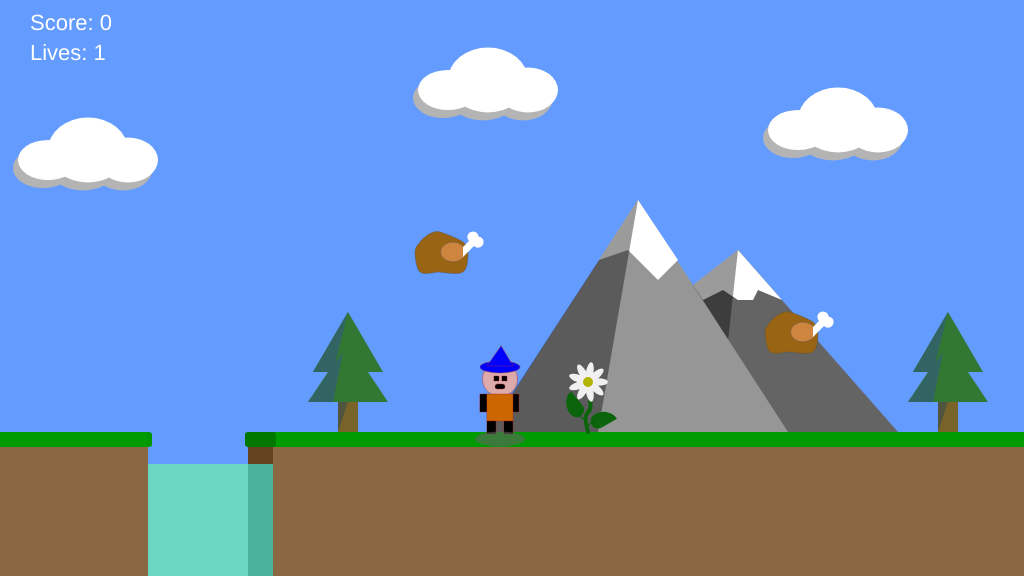
Frame 1 (no input)
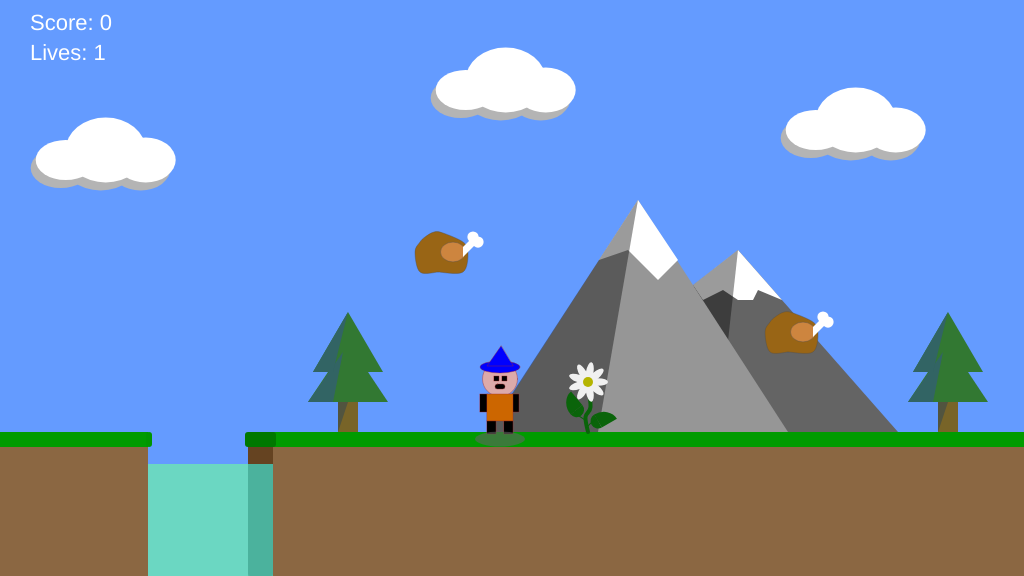
Frame 60 (no input)
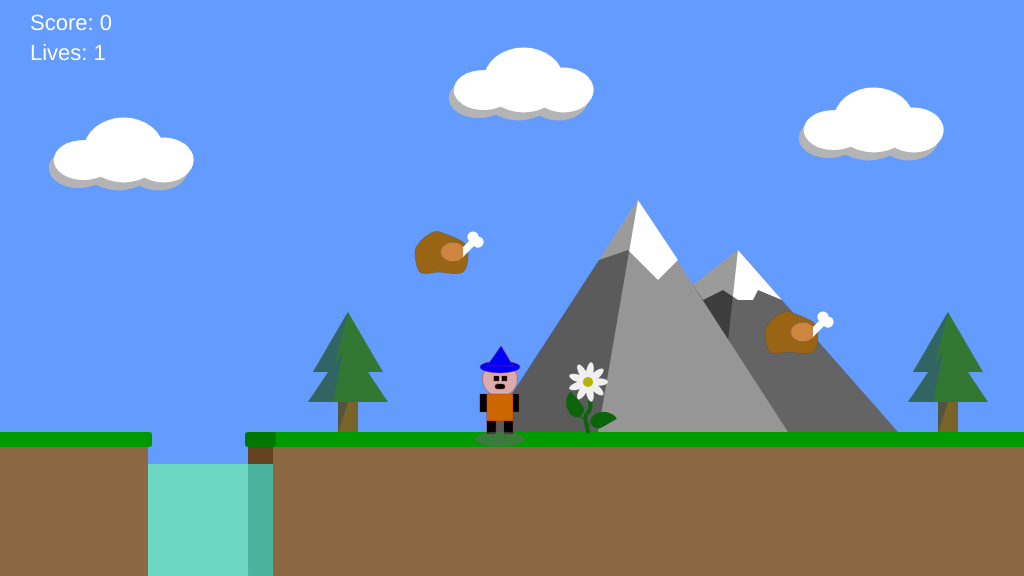
Frame 120 (the mouse pressed at the canvas centre since frame 60)

The p5.js sketch that drew these frames (run headless with seeded random() and noise() and a simulated clock; from frame 60 on, the mouse is pressed at the canvas centre):

// p5.js sketch
// ── sketch.js
/*
The Final game project
Week 20
*/
var gameChar_x;
var gameChar_y;
var floorPos_y;
var scrollPos_y;
var sceneryScrollPos;
var gameChar_world_x;

var isLeft;
var isRight;
var isPlummeting;
var isFalling;
var isOverCanyon;

var collectables;
var clouds;
var trees_x;
var flowers;
var canyons;
var mountains;

var showGameCharacter;
var isOverCanyon;
var flagpole;
var GameOver = false;
var lives = 1;
var score = 0;


function setup() {
    createCanvas(1024, 576);
    floorPos_y = height * 3 / 4;
    gameChar_x = width / 2;
    gameChar_y = floorPos_y;
    canyon = {
        x: 800,
        y: 432,
        width: 80,
        height: 145
    };
    collectable = {
        x: 600,
        y: 325,
        size: 20,
        isFound: false
    };
    clouds = [{
            x_pos: 100 - width,
            y_pos: 150,
            size: 80
        },
        {
            x_pos: 500 - width,
            y_pos: 80,
            size: 80
        },
        {
            x_pos: 850 - width,
            y_pos: 120,
            size: 80
        },
        {
            x_pos: 100,
            y_pos: 150,
            size: 80
        },
        {
            x_pos: 500,
            y_pos: 80,
            size: 80
        },
        {
            x_pos: 850,
            y_pos: 120,
            size: 80
        },
        {
            x_pos: 100 + width,
            y_pos: 150,
            size: 80
        },
        {
            x_pos: 500 + width,
            y_pos: 80,
            size: 80
        },
        {
            x_pos: 850 + width,
            y_pos: 120,
            size: 80
        },
        {
            x_pos: 200 + width * 2,
            y_pos: 80,
            size: 80
        },
        {
            x_pos: 550 + width * 2,
            y_pos: 120,
            size: 80
        },
        {
            x_pos: 900 + width * 2,
            y_pos: 150,
            size: 80
        },
        {
            x_pos: 200 + width * 3,
            y_pos: 80,
            size: 80
        },
        {
            x_pos: 500 + width * 3,
            y_pos: 120,
            size: 80
        },
        {
            x_pos: 750 + width * 3,
            y_pos: 150,
            size: 80
        },
    ];
    isPlummeting = false;
    showGameCharacter = true;
    cameraPosX = 0;
    mountains = [{
            x_pos: 800 - width,
            y_pos: floorPos_y - 182
        },
        {
            x_pos: 750,
            y_pos: floorPos_y - 182
        },
        {
            x_pos: 800 + width,
            y_pos: floorPos_y - 182
        },
        {
            x_pos: 500 + width * 2,
            y_pos: floorPos_y - 182
        }
    ];
    trees_x = [
        300 - width,
        450 - width,
        500 - width,
        900 - width,
        350,
        950,
        100 + width,
        450 + width,
        650 + width,
        960 + width,
        750 + width * 2,
        800 + width * 2,
        900 + width * 3,
        950 + width * 3,
    ];
    flowers = [{
            x_pos: 600 - width,
            y_pos: floorPos_y - 50
        },
        {
            x_pos: 600,
            y_pos: floorPos_y - 50
        },
        {
            x_pos: 600 + width,
            y_pos: floorPos_y - 50
        },
    ];
    canyons = [{
            x_pos: 160 - width,
            y_pos: floorPos_y,
            width: 100
        },
        {
            x_pos: 160,
            y_pos: floorPos_y,
            width: 100
        },
        {
            x_pos: 170 + width,
            y_pos: floorPos_y,
            width: 150
        },
        {
            x_pos: width * 4,
            y_pos: floorPos_y,
            width: width
        }
    ];
    collectables = [{
            x_pos: 50 - width,
            y_pos: floorPos_y - 100,
            size: 45,
            isFound: false
        },
        {
            x_pos: 400 - width,
            y_pos: floorPos_y - 180,
            size: 45,
            isFound: false
        },
        {
            x_pos: 800 - width,
            y_pos: floorPos_y - 100,
            size: 45,
            isFound: false
        },
        {
            x_pos: 450,
            y_pos: floorPos_y - 180,
            size: 45,
            isFound: false
        },
        {
            x_pos: 800,
            y_pos: floorPos_y - 100,
            size: 45,
            isFound: false
        },
        {
            x_pos: 550 + width,
            y_pos: floorPos_y - 180,
            size: 45,
            isFound: false
        },
        {
            x_pos: 720 + width,
            y_pos: floorPos_y - 100,
            size: 45,
            isFound: false
        },
        {
            x_pos: 800 + width,
            y_pos: floorPos_y - 180,
            size: 45,
            isFound: false
        },
        {
            x_pos: width * 2 + 360,
            y_pos: floorPos_y - 100,
            size: 45,
            isFound: false
        },
        {
            x_pos: width * 2 + 700,
            y_pos: floorPos_y - 180,
            size: 45,
            isFound: false
        },
    ];
    flagpole = {
        isReached: false,
        x_pos: 3500
    }
}

function draw() {

    cameraPosX = gameChar_x - 500;
    background(100, 155, 255);
    /////////////////////////////DRAWING CODE///////////////////////

    //Draw some green ground
    noStroke();
    fill(0, 155, 0);
    rect(0, floorPos_y, width, height / 4);

    //Draw some brown underground
    fill(139, 103, 66);
    rect(0, floorPos_y + 15, width, height / 4 - 15);

    //A push/pop for far background - clouds, mountains, trees, flowers, canyons, collectables
    push();
    translate(-cameraPosX, 0);

    //Draw the clouds
    for (var i = 0; i < clouds.length; i++) {
        drawCloud(clouds[i]);
        if (clouds[i].x_pos < (750 + width * 3)) {
            clouds[i].x_pos += 0.3;
        } else {
            clouds[i].x_pos = 100 - width;
        }
    }
    //Draw the mountains
    for (var i = 0; i < mountains.length; i++) {
        drawMountain(mountains[i]);
    }

    // Draw the trees
    for (var i = 0; i < trees_x.length; i++) {
        const tree = new Tree(trees_x[i], floorPos_y, {
            r: 120,
            g: 100,
            b: 40
        }, {
            r: 50,
            g: 120,
            b: 50
        });
        tree.draw();
    }

    // Draw flowers
    for (var i = 0; i < flowers.length; i++) {
        const flower = new Flower(flowers[i].x_pos, flowers[i].y_pos);
        flower.draw();
    }
    // Draw canyons
    for (var i = 0; i < canyons.length; i++) {
        const {
            x_pos,
            y_pos,
            width
        } = canyons[i];
        const canyon = new Canyon(x_pos, y_pos, width);
        canyon.draw();
        canyon.checkContact();
    }
    // Draw collectable items
    for (var i = 0; i < collectables.length; i++) {
        if (!collectables[i].isFound) {
            drawCollectable(collectables[i]);
        }
    }




    //the game character
    if (isLeft && isFalling) {
        stroke("brown");
        // add your jumping-left code
        fill(220, 170, 170);
        ellipse(gameChar_x - 1, gameChar_y - 51, 30, 30);

        fill(204, 102, 0);
        rect(gameChar_x - 10, gameChar_y - 39, 17, 22);

        fill(0);
        rect(gameChar_x - 5, gameChar_y - 38, 8, 15);

        fill(0, 0, 255);
        ellipse(gameChar_x - 2, gameChar_y - 63, 40, 12);
        triangle(gameChar_x + 12, gameChar_y + -64, gameChar_x - 14, gameChar_y - 64, gameChar_x, gameChar_y - 86);

        fill(0);
        rect(gameChar_x - 6, gameChar_y - 17, 9, 11);

        fill(0);
        rect(gameChar_x - 13, gameChar_y - 56, 5, 5);

        fill(0);
        rect(gameChar_x - 14, gameChar_y - 48, 7, 5, 30);

    } else if (isRight && isFalling) {
        stroke("brown");
        // add your jumping-right code
        fill(220, 170, 170);
        ellipse(gameChar_x - 2, gameChar_y - 51, 30, 30);

        fill(204, 102, 0);
        rect(gameChar_x - 10, gameChar_y - 38, 16, 22);

        fill(0);
        rect(gameChar_x - 5, gameChar_y - 36, 8, 15);

        fill(0, 0, 255);
        ellipse(gameChar_x - 2, gameChar_y - 61, 40, 12);
        triangle(gameChar_x + 11, gameChar_y - 65, gameChar_x - 13, gameChar_y - 66, gameChar_x, gameChar_y - 84);

        fill(0);
        rect(gameChar_x - 6, gameChar_y + -17, 9, 11);

        fill(0);
        rect(gameChar_x + 4, gameChar_y - 56, 5, 5);

        fill(0);
        rect(gameChar_x + 4, gameChar_y + -48, 7, 5, 30);


    } else if (isLeft) {
        stroke(255);
        // add your walking left code
        fill(220, 170, 170);
        ellipse(gameChar_x - 1, gameChar_y - 51, 30, 30);

        fill(204, 102, 0);
        rect(gameChar_x - 10, gameChar_y - 38, 17, 27);

        fill(0);
        rect(gameChar_x - 5, gameChar_y - 38, 8, 18);

        fill(0, 0, 255);
        ellipse(gameChar_x - 2, gameChar_y - 63, 40, 12);
        triangle(gameChar_x + 12, gameChar_y - 64, gameChar_x - 14, gameChar_y - 64, gameChar_x, gameChar_y - 84);

        fill(0);
        rect(gameChar_x - 6, gameChar_y - 11, 9, 13);

        fill(0);
        rect(gameChar_x - 13, gameChar_y + -56, 5, 5);
        fill(0);
        rect(gameChar_x - 14, gameChar_y - 48, 7, 5, 30);

    } else if (isRight) {
        stroke(255);
        // add your walking right code
        fill(220, 170, 170);
        ellipse(gameChar_x - 2, gameChar_y - 51, 30, 30);

        fill(204, 102, 0);
        rect(gameChar_x - 10, gameChar_y - 38, 17, 27);

        fill(0);
        rect(gameChar_x - 5, gameChar_y - 38, 8, 18);

        fill(0, 0, 255);
        ellipse(gameChar_x - 2, gameChar_y - 63, 40, 12);
        triangle(gameChar_x + 12, gameChar_y - 63, gameChar_x - 14, gameChar_y - 64, gameChar_x, gameChar_y - 84);

        fill(0);
        rect(gameChar_x - 6, gameChar_y - 11, 9, 13);

        fill(0);
        rect(gameChar_x + 4, gameChar_y - 56, 5, 5);
        fill(0);
        rect(gameChar_x + 4, gameChar_y - 48, 7, 5, 30);

    } else if (isFalling || isPlummeting) {
        stroke(255);
        // add your jumping facing forwards code
        fill(220, 170, 170);
        ellipse(gameChar_x, gameChar_y - 43, 35, 35);

        fill(204, 102, 0);
        rect(gameChar_x - 13, gameChar_y - 32, 26, 22);

        fill(0, 0, 255);
        ellipse(gameChar_x, gameChar_y - 55, 40, 12);
        triangle(gameChar_x + 13, gameChar_y - 53, gameChar_x - 13, gameChar_y - 53, gameChar_x + 1, gameChar_y - 76);

        fill(0);
        rect(gameChar_x - 13, gameChar_y - 10, 9, 11);
        rect(gameChar_x + 4, gameChar_y - 10, 9, 11);

        fill(0);
        rect(gameChar_x + 2, gameChar_y - 46, 5, 5);
        rect(gameChar_x - 6, gameChar_y - 46, 5, 5);

        fill(0);
        rect(gameChar_x - 5, gameChar_y - 38, 10, 5, 30);

        fill(0);
        rect(gameChar_x + 11, gameChar_y - 43, 8, 18);
        rect(gameChar_x - 20, gameChar_y - 43, 8, 18);

    } else {
        stroke("brown");
        // add your standing front facing code
        fill(0);
        rect(gameChar_x + 11, gameChar_y - 38, 8, 18);
        rect(gameChar_x - 20, gameChar_y - 38, 8, 18);

        fill(220, 170, 170);
        ellipse(gameChar_x, gameChar_y - 53, 35, 35);

        fill(204, 102, 0);
        rect(gameChar_x - 13, gameChar_y - 38, 26, 27);

        fill(0, 0, 255);
        ellipse(gameChar_x, gameChar_y - 65, 40, 12);
        triangle(gameChar_x + 13, gameChar_y - 66, gameChar_x - 13, gameChar_y - 66, gameChar_x + 1, gameChar_y - 86);

        fill(0);
        rect(gameChar_x - 13, gameChar_y - 11, 9, 13);
        rect(gameChar_x + 4, gameChar_y - 11, 9, 13);

        fill(0);
        rect(gameChar_x + 2, gameChar_y - 56, 5, 5);
        rect(gameChar_x - 6, gameChar_y - 56, 5, 5);

        fill(0);
        rect(gameChar_x - 5, gameChar_y - 48, 10, 5, 30);

    }


    // Determine if the game character is over a canyon or not. If yes, then the character's shadow should disappear.
    isOverCanyon = false;
    for (var i = 0; i < canyons.length; i++) {
        if (gameChar_x > canyons[i].x_pos && gameChar_x < (canyons[i].x_pos + canyons[i].width) && gameChar_y == canyons[i].y_pos) {
            isPlummeting = true;
            GameOver = true;
            lives--;
        }
    }
    if (isPlummeting == false) {
        (showGameCharacter)
        drawGameCharShadow();

    }
    for (var i = 0; i < collectables.length; i++) {

        if (dist(collectables[i].x_pos, collectables[i].y_pos, gameChar_x, gameChar_y) < 70) {
            collectables[i].isFound = true;
            score++;
        }
    }
    renderFlagpole();

    pop();

    if (flagpole.isReached == false) {
        checkFlagpole();
    }
    if (flagpole.isReached) {
        textSize(50);
        fill(0,0,255);
        textAlign(CENTER, CENTER);
        text("GAME COMPLETE!",width/2, height/2);
    }
    

    if (GameOver) {
        textSize(50);
        fill(255,0,0);
        textAlign(CENTER, CENTER);
        text("GAME OVER!", width / 2, height / 2);
    }
    displayLives();
    checkCollision();
    drawScore();

    ///////////INTERACTION CODE//////////
    //Put conditional statements to move the game character below here
    if (isPlummeting == false) {
        if (isLeft == true) {
            gameChar_x -= 3;
        } else if (isRight == true) {
            gameChar_x += 3;
        }

        if (gameChar_y < floorPos_y) {
            gameChar_y += 2;
            isFalling = true;
        } else {
            isFalling = false;
        }
    } else {
        gameChar_y += 2;
    }

}

function keyPressed() {
    // if statements to control the animation of the character when
    // keys are pressed.

    if (keyCode == 37) {
        isLeft = true;
    } else if (keyCode == 39) {
        isRight = true;
    } else if (keyCode == 32) {
        isFalling = true;

        if (gameChar_y == floorPos_y) {
            gameChar_y -= 170;
            isFalling = true;
        }
    }

}

function keyReleased() {
    // if statements to control the animation of the character when
    // keys are released.

    if (keyCode == 37) {
        isLeft = false;

    } else if (keyCode == 39) {
        isRight = false;

    } else if (keyCode == 32) {
        isJumping = false;
    }

}

//DRAW FUNCTIONS
function drawCloud({
    x_pos,
    y_pos,
    size
}) {
    fill(180);
    ellipse(x_pos - 5, y_pos + 8, size, size - 15)
    ellipse(x_pos - 45, y_pos + 18, size - 20, size - 40);
    ellipse(x_pos + 35, y_pos + 18, size - 20, size - 35);
    fill(255);
    ellipse(x_pos, y_pos, size, size - 15);
    ellipse(x_pos - 40, y_pos + 10, size - 20, size - 40);
    ellipse(x_pos + 40, y_pos + 10, size - 20, size - 35);
}

function drawMountain({
    x_pos,
    y_pos
}) {
    // background mountains
    fill(100);
    triangle(x_pos, y_pos, x_pos - 220, y_pos + 182, x_pos + 160, y_pos + 182);
    // background mountains snow cap
    fill(255);
    beginShape();
    vertex(x_pos, y_pos);
    vertex(x_pos - 45, y_pos + 35);
    vertex(x_pos - 35, y_pos + 50);
    vertex(x_pos - 15, y_pos + 40);
    vertex(x_pos, y_pos + 50);
    vertex(x_pos + 15, y_pos + 50);
    vertex(x_pos + 20, y_pos + 40);
    vertex(x_pos + 44, y_pos + 50);
    endShape();
    // background mountain shadow
    fill(0, 0, 0, 100);
    triangle(x_pos, y_pos, x_pos - 235, y_pos + 182, x_pos - 20, y_pos + 182);
    // foreground mountains
    fill(150);
    triangle(x_pos - 100, y_pos - 50, x_pos - 250, y_pos + 182, x_pos + 50, y_pos + 182);
    // foreground mountains snow cap
    fill(255);
    beginShape();
    vertex(x_pos - 100, y_pos - 50);
    vertex(x_pos - 139, y_pos + 10);
    vertex(x_pos - 110, y_pos);
    vertex(x_pos - 80, y_pos + 30);
    vertex(x_pos - 60, y_pos + 10);
    endShape();
    // foreground mountain shadow
    fill(0, 0, 0, 100);
    triangle(x_pos - 100, y_pos - 50, x_pos - 251, y_pos + 182, x_pos - 140, y_pos + 182);
}

function Tree(x, y, trunkColour, leavesColour) {
    this.x = x;
    this.y = y;
    this.trunk = function({
        r,
        g,
        b
    }) {
        fill(r, g, b);
        rect(this.x, this.y - 100, 20, 100);
        // shadow
        fill(70, 80, 70, 200);
        triangle(this.x + 10, this.y - 30, this.x, this.y - 30, this.x, this.y);
    }
    this.branches = function({
        r,
        g,
        b
    }) {
        fill(r, g, b);
        triangle(this.x - 30, this.y - 30, this.x + 10, this.y - 90, this.x + 50, this.y - 30); // First level branches
        triangle(this.x - 25, this.y - 60, this.x + 10, this.y - 120, this.x + 45, this.y - 60); // Second level branches
        fill(50, 100, 100);
        triangle(this.x - 30, this.y - 30, this.x + 5, this.y - 80, this.x - 5, this.y - 30);
        triangle(this.x - 25, this.y - 60, this.x + 10, this.y - 120, this.x - 5, this.y - 60);
    }
    this.draw = function() {
        this.trunk(trunkColour);
        this.branches(leavesColour);
    }
}

function Flower(x, y) {
    this.x = x;
    this.y = y;
    this.pollen = function() {
        strokeWeight(0);
        stroke(0);
        fill(180, 180, 0); // yellow
        ellipse(0, 0, 10);
    }
    this.petals = function(x_c, y_c, index) {
        strokeWeight(0);
        stroke(0);
        push();
        fill(240);
        for (let i = 0; i < 9; i++) {
            ellipse(10, 0, 20, 7.5);
            rotate(radians(40));
        }
        pop();
    }
    this.stem = function() {
        noFill();
        strokeWeight(4);
        stroke(10, 100, 10);
        beginShape();
        curveVertex(0, 0);
        curveVertex(0, 0);
        curveVertex(2.5, 25);
        curveVertex(-2.5, 35);
        curveVertex(0, 50);
        curveVertex(0, 50);
        endShape();
    }
    this.leaf = function() {
        for (let i = 1; i <= 2; i++) {
            if (i % 2) {
                translate(-25, 0);
                rotate(radians(-40));
            } else {
                translate(30, 65);
                rotate(radians(100));
            }
            fill(10, 100, 10); // green
            arc(-7.5, 30, 15, 15, 0, PI); // underside of leaf
            arc(0, 30, 30, 35, PI, 3 * PI / 2); // left side of leaf
            noFill();
            arc(4.5, 12.5, 10, 55, 57 * PI / 100, PI); // right side of leaf
            strokeWeight(1);
            stroke(10, 100, 10);
            arc(0, 30, 20, 40, PI / 1.5, PI); // leaf vein
            strokeWeight(0);
        }
    }
    this.draw = function() {
        push();
        translate(this.x, this.y);
        this.stem();
        this.petals();
        this.pollen();
        this.leaf();
        pop();

    }
}

function Canyon(x, y, width, aboveWaterGap) {
    this.x = x;
    this.y = y;
    this.width = width;
    this.aboveWaterGap = aboveWaterGap || 32;
    this.waterDepth = height - (this.y + this.aboveWaterGap);
    this.zLength = 25;
    this.groundLipWidth = 6;
    this.groundLipHeight = 15;
    this.groundLipRoundedCornerRadius = 3;
    this.draw = function() {
        fill(213, 196, 161);
        rect(this.x, this.y + 32, this.width, 574);
        // The sky-blue part above the water that is background;
        fill(100, 155, 255);
        rect(this.x, this.y, this.width, 32);
        // The brown 3D part of the right-side of the cliff
        noStroke();
        fill(101, 67, 33); // brown
        rect(this.x + this.width, this.y, this.zLength, this.waterDepth + this.aboveWaterGap, this.groundLipRoundedCornerRadius);
        // blue water pit
        fill(64, 224, 208, 180); // turquoise
        rect(this.x, this.y + this.aboveWaterGap, this.width + this.zLength, this.waterDepth);
        // The right-side rounded edge of the 3D part
        fill(0, 120, 0);
        rect(this.x + this.width - 3, this.y, this.zLength + this.groundLipWidth, this.groundLipHeight, this.groundLipRoundedCornerRadius);
        // The left-side rounded edge of the 3D part
        fill(0, 150, 0);
        rect(this.x - 2, this.y, this.groundLipWidth, this.groundLipHeight, this.groundLipRoundedCornerRadius);
    }
    this.checkContact = function() {
        if ((gameChar_world_x + 10 <= (this.x + this.width)) && (gameChar_world_x - 10 >= this.x) && (gameChar_y === floorPos_y)) {
            isPlummeting = true;
            isLeft = false;
            isRight = false;
        }
    }
}

function drawGameCharShadow() {
    noStroke();
    fill(100, 100, 100, 150);
    if (!isOverCanyon) {
        ellipse(gameChar_x, floorPos_y + 7, 50, 15);
    }
}

function drawCollectable(t_collectable) {
    stroke(80);
    strokeWeight(0.4);
    fill(153, 101, 21);
    beginShape(); // chicken body
    curveVertex(t_collectable.x_pos, t_collectable.y_pos + 20);
    curveVertex(t_collectable.x_pos, t_collectable.y_pos + 20);
    curveVertex(t_collectable.x_pos - 18, t_collectable.y_pos + 20);
    curveVertex(t_collectable.x_pos - 23, t_collectable.y_pos);
    curveVertex(t_collectable.x_pos - 18, t_collectable.y_pos - 10);
    curveVertex(t_collectable.x_pos - 13, t_collectable.y_pos - 15);
    curveVertex(t_collectable.x_pos - 4, t_collectable.y_pos - 20);
    curveVertex(t_collectable.x_pos + 5, t_collectable.y_pos - 19);
    curveVertex(t_collectable.x_pos + 25, t_collectable.y_pos - 10);
    curveVertex(t_collectable.x_pos + 30, t_collectable.y_pos);
    curveVertex(t_collectable.x_pos + 25, t_collectable.y_pos + 20);
    curveVertex(t_collectable.x_pos, t_collectable.y_pos + 20);
    curveVertex(t_collectable.x_pos, t_collectable.y_pos + 20);
    endShape();
    fill(205, 133, 63);
    ellipse(t_collectable.x_pos + 15, t_collectable.y_pos, t_collectable.size * 5 / 9, t_collectable.size * 0.44); // chicken drumstick
    fill(255);
    noStroke();
    quad(t_collectable.x_pos + 25, t_collectable.y_pos - 5, t_collectable.x_pos + 35, t_collectable.y_pos - 15, t_collectable.x_pos + 40, t_collectable.y_pos - 10, t_collectable.x_pos + 25, t_collectable.y_pos + 5); // chicken drumstick bone 1
    ellipse(t_collectable.x_pos + 35, t_collectable.y_pos - 15, t_collectable.size * 0.25, t_collectable.size * 0.25); // chicken drumstick bone 2
    ellipse(t_collectable.x_pos + 40, t_collectable.y_pos - 10, t_collectable.size * 0.25, t_collectable.size * 0.25); // chicken drumstick bone 3
}

function renderFlagpole() {
    push();
    strokeWeight(5);
    stroke(0);
    line(flagpole.x_pos, floorPos_y, flagpole.x_pos, floorPos_y - 250);
    fill(255, 0, 0);
    noStroke();

    if (flagpole.isReached){
        rect(flagpole.x_pos, floorPos_y - 250, 50, 50);
    } else {
        rect(flagpole.x_pos, floorPos_y - 50, 50, 50);
    }
    pop();

}

function checkFlagpole() {
    var d = abs(gameChar_x - flagpole.x_pos);
    if (d < 15) {
        flagpole.isReached = true;
        /*textSize(50);
        fill(255,0,0);
        text("GAME COMPLETE!",width/2, height/2);*/
    }
    
}

function displayLives() {
    textSize(22);
    fill(255, 255, 255);
    text("Lives: " + lives, 30, 60);
}

function checkCollision() {
    for (var i = 0; i < canyons.length; i++) {
        if (gameChar_x > canyons[i].x_pos && gameChar_x < (canyons[i].x_pos + canyons[i].width) && gameChar_y == canyons[i].y_pos) {
            lives - 1;
        }
    }
}

function drawScore() {
    textSize(22);
    fill(255);
    text("Score: " + score, 30, 30);
}
